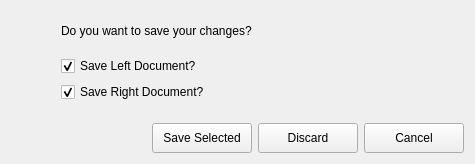
<?xml version="1.0" encoding="UTF-8"?>
<ui version="4.0">
 <class>closeDlg</class>
 <widget class="QWidget" name="closeDlg">
  <property name="geometry">
   <rect>
    <x>0</x>
    <y>0</y>
    <width>475</width>
    <height>164</height>
   </rect>
  </property>
  <property name="sizePolicy">
   <sizepolicy hsizetype="Fixed" vsizetype="Fixed">
    <horstretch>0</horstretch>
    <verstretch>0</verstretch>
   </sizepolicy>
  </property>
  <property name="maximumSize">
   <size>
    <width>475</width>
    <height>164</height>
   </size>
  </property>
  <property name="windowTitle">
   <string>closeDlg</string>
  </property>
  <property name="windowIcon">
   <iconset resource="RealCompare.qrc">
    <normaloff>:/Resources/img/main.png</normaloff>:/Resources/img/main.png</iconset>
  </property>
  <layout class="QVBoxLayout" name="verticalLayout_2">
   <item>
    <layout class="QHBoxLayout" name="horizontalLayout_2">
     <item>
      <spacer name="horizontalSpacer_3">
       <property name="orientation">
        <enum>Qt::Horizontal</enum>
       </property>
       <property name="sizeType">
        <enum>QSizePolicy::Fixed</enum>
       </property>
       <property name="sizeHint" stdset="0">
        <size>
         <width>50</width>
         <height>15</height>
        </size>
       </property>
      </spacer>
     </item>
     <item>
      <layout class="QVBoxLayout" name="verticalLayout">
       <item>
        <widget class="QLabel" name="label">
         <property name="text">
          <string>Do you want to save your changes?</string>
         </property>
        </widget>
       </item>
       <item>
        <widget class="QCheckBox" name="leftBox">
         <property name="text">
          <string>Save Left Document?</string>
         </property>
         <property name="checked">
          <bool>true</bool>
         </property>
        </widget>
       </item>
       <item>
        <widget class="QCheckBox" name="rightBox">
         <property name="text">
          <string>Save Right Document?</string>
         </property>
         <property name="checked">
          <bool>true</bool>
         </property>
        </widget>
       </item>
      </layout>
     </item>
     <item>
      <spacer name="horizontalSpacer_2">
       <property name="orientation">
        <enum>Qt::Horizontal</enum>
       </property>
       <property name="sizeHint" stdset="0">
        <size>
         <width>40</width>
         <height>20</height>
        </size>
       </property>
      </spacer>
     </item>
    </layout>
   </item>
   <item>
    <spacer name="verticalSpacer">
     <property name="orientation">
      <enum>Qt::Vertical</enum>
     </property>
     <property name="sizeType">
      <enum>QSizePolicy::Fixed</enum>
     </property>
     <property name="sizeHint" stdset="0">
      <size>
       <width>17</width>
       <height>15</height>
      </size>
     </property>
    </spacer>
   </item>
   <item>
    <layout class="QHBoxLayout" name="horizontalLayout">
     <item>
      <spacer name="horizontalSpacer">
       <property name="orientation">
        <enum>Qt::Horizontal</enum>
       </property>
       <property name="sizeHint" stdset="0">
        <size>
         <width>40</width>
         <height>20</height>
        </size>
       </property>
      </spacer>
     </item>
     <item>
      <widget class="QPushButton" name="saveBt">
       <property name="sizePolicy">
        <sizepolicy hsizetype="Minimum" vsizetype="Fixed">
         <horstretch>0</horstretch>
         <verstretch>0</verstretch>
        </sizepolicy>
       </property>
       <property name="minimumSize">
        <size>
         <width>100</width>
         <height>30</height>
        </size>
       </property>
       <property name="text">
        <string>Save Selected</string>
       </property>
      </widget>
     </item>
     <item>
      <widget class="QPushButton" name="discardBt">
       <property name="sizePolicy">
        <sizepolicy hsizetype="Minimum" vsizetype="Fixed">
         <horstretch>0</horstretch>
         <verstretch>0</verstretch>
        </sizepolicy>
       </property>
       <property name="minimumSize">
        <size>
         <width>100</width>
         <height>30</height>
        </size>
       </property>
       <property name="text">
        <string>Discard</string>
       </property>
      </widget>
     </item>
     <item>
      <widget class="QPushButton" name="cancelBt">
       <property name="sizePolicy">
        <sizepolicy hsizetype="Fixed" vsizetype="Fixed">
         <horstretch>0</horstretch>
         <verstretch>0</verstretch>
        </sizepolicy>
       </property>
       <property name="minimumSize">
        <size>
         <width>100</width>
         <height>30</height>
        </size>
       </property>
       <property name="text">
        <string>Cancel</string>
       </property>
      </widget>
     </item>
    </layout>
   </item>
  </layout>
 </widget>
 <layoutdefault spacing="6" margin="11"/>
 <resources>
  <include location="RealCompare.qrc"/>
 </resources>
 <connections>
  <connection>
   <sender>saveBt</sender>
   <signal>clicked()</signal>
   <receiver>closeDlg</receiver>
   <slot>save()</slot>
   <hints>
    <hint type="sourcelabel">
     <x>202</x>
     <y>124</y>
    </hint>
    <hint type="destinationlabel">
     <x>237</x>
     <y>81</y>
    </hint>
   </hints>
  </connection>
  <connection>
   <sender>discardBt</sender>
   <signal>clicked()</signal>
   <receiver>closeDlg</receiver>
   <slot>discard()</slot>
   <hints>
    <hint type="sourcelabel">
     <x>308</x>
     <y>124</y>
    </hint>
    <hint type="destinationlabel">
     <x>237</x>
     <y>81</y>
    </hint>
   </hints>
  </connection>
  <connection>
   <sender>cancelBt</sender>
   <signal>clicked()</signal>
   <receiver>closeDlg</receiver>
   <slot>cancel()</slot>
   <hints>
    <hint type="sourcelabel">
     <x>414</x>
     <y>124</y>
    </hint>
    <hint type="destinationlabel">
     <x>237</x>
     <y>81</y>
    </hint>
   </hints>
  </connection>
 </connections>
 <slots>
  <slot>save()</slot>
  <slot>cancel()</slot>
  <slot>discard()</slot>
 </slots>
</ui>
